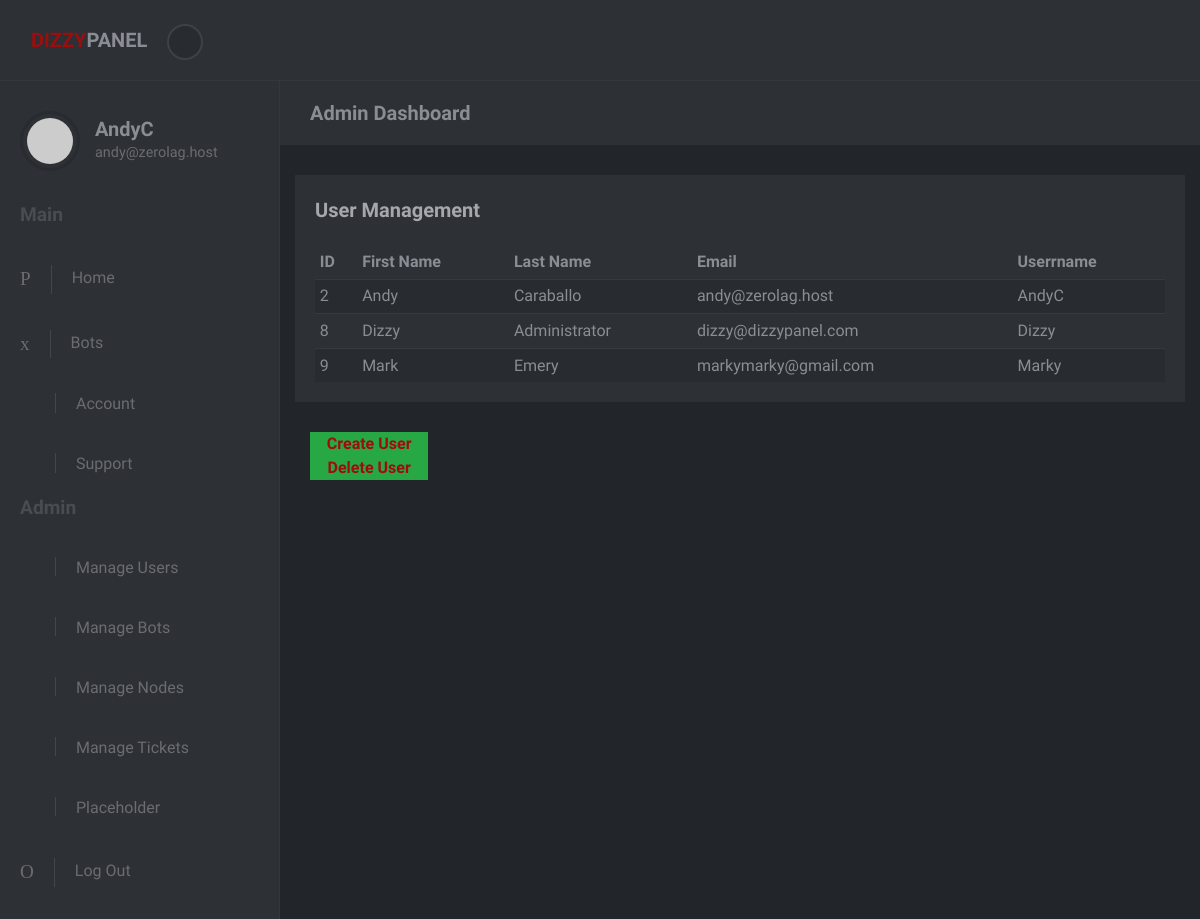
The page /admin/user-manage.php (signed in) on the database its author committed.
### tables this page shows
CREATE TABLE `users` (
  `user_id` int(11) NOT NULL,
  `user_first` varchar(255) NOT NULL,
  `user_last` varchar(255) NOT NULL,
  `user_email` varchar(255) NOT NULL,
  `user_uid` varchar(255) NOT NULL,
  `user_pwd` varchar(255) NOT NULL,
  `user_rank` int(1) NOT NULL
);

### admin/user-manage.php (the view, shortened to what this page needs)
<?php
include 'header.php';
?>
<div class="page-content">
  <div class="page-header">
    <div class="container-fluid">
      <h2 class="h5 no-margin-bottom">Admin Dashboard</h2>
    </div>
  </div>
  <div class="col-lg-12">
    <div class="block">
      <div class="title"><strong>User Management</strong></div>
        <table class="table table-striped table-sm">
          <thead>
            <tr>
              <th>ID</th>
              <th>First Name</th>
              <th>Last Name</th>
              <th>Email</th>
              <th>Userrname</th>
            </tr>
          </thead>
          <tbody>
                <?php
                $sql = "SELECT user_id, user_first, user_last, user_email, user_email, user_uid FROM users;";
                    $result = mysqli_query($conn, $sql);
                while ($row = mysqli_fetch_assoc($result)) {
                    echo '<tr>';
                    foreach ($row as $field) {
                        echo '<td>' . htmlspecialchars($field) . '</td>';
                    }
                    echo '</tr>';
                }
                ?>
                    </tbody>
                    </table>
            </div>
            <div class="col-lg-2 col-md-4"><a href="admin/user-create.php" class="d-block megamenu-button-link bg-success"><center><strong>Create User</strong></center></a></div>
            <div class="col-lg-2 col-md-4"><a href="admin/user-delete.php" class="d-block megamenu-button-link bg-success"><center><strong>Delete User</strong></center></a></div>
        </div>
    </div>
</div>
<?php include 'javascript.php'; ?>

### admin/header.php (shortened to what this page needs)
<?php
    $email = $_SESSION['u_email'];
    $default = 'https://www.gravatar.com/avatar';
    $size = 60;
    $grav_url = "https://www.gravatar.com/avatar/" . md5( strtolower( trim( $email ) ) ) . "?d=" . urlencode( $default ) . "&s=" . $size;
    $uid = $_SESSION['u_uid'];
    $sql = "SELECT user_rank FROM users WHERE user_uid='$uid'";
    $result = mysqli_query($conn, $sql);
    $row = mysqli_fetch_assoc($result);
    $userRank = $row['user_rank'];
?>
<!DOCTYPE html>
<html>
<head>
    <link rel="stylesheet" href="vendor/bootstrap/css/bootstrap.min.css">
    <link rel="stylesheet" href="vendor/font-awesome/css/font-awesome.min.css">
    <link rel="stylesheet" href="css/font.css">
    <link rel="stylesheet" href="css/style.default.css" id="theme-stylesheet">
    <link rel="stylesheet" href="css/custom.css">
</head>
<body>
<header class="header">
    <nav class="navbar navbar-expand-lg">
        <div class="container-fluid d-flex align-items-center justify-content-between">
            <div class="navbar-header"><a href="index.php" class="navbar-brand">
                    <div class="brand-text brand-big visible text-uppercase"><strong class="text-primary">Dizzy</strong><strong>Panel</strong></div>
                    <div class="brand-text brand-sm"><strong class="text-primary">D</strong><strong>P</strong></div></a>
                <button class="sidebar-toggle"><i class="fa fa-long-arrow-left"></i></button>
            </div>
    </nav>
</header>
<div class="d-flex align-items-stretch">
    <nav id="sidebar">
        <div class="sidebar-header d-flex align-items-center">
            <div class="avatar"><img src="<?php echo $grav_url; ?>" alt="..." class="img-fluid rounded-circle"></div>
            <div class="title">
                <h1 class="h5"><?php echo $_SESSION['u_uid']; ?></h1>
                <p><?php echo $_SESSION['u_email']; ?></p>
            </div>
        </div><span class="heading">Main</span>
        <ul class="list-unstyled">
            <li><a href="dashboard.php"> <i class="icon-home"></i>Home </a></li>
            <li><a href="bots.php"> <i class="icon-grid"></i>Bots </a></li>
            <li><a href="account.php"> <i class="fa fa-bar-chart"></i>Account </a></li>
            <li><a href="support.php"><i class="fa fa-bar-chart"></i>Support </a></li>
            <?php
                if ($userRank > 0) {
                  echo '<ul class="list-unstyled">';
                  echo '<span class="heading">Admin </span>';
                  echo '<li><a href="admin/user-manage.php"> <i class="fa fa-bar-chart"></i>Manage Users</a></li>';
                  echo '<li><a href="admin/bot-manage.php"> <i class="fa fa-bar-chart"></i>Manage Bots</a></li>';
                  echo '<li><a href="admin/node-manage.php"> <i class="fa fa-bar-chart"></i>Manage Nodes</a></li>';
                  echo '<li><a href="admin/ticket-manage.php"> <i class="fa fa-bar-chart"></i>Manage Tickets</a></li>';
                  echo '<li><a href="admin/home.php"> <i class="fa fa-bar-chart"></i>Placeholder</a></li>';
                }
            ?>
            <li><a href="logout.php"> <i class="icon-logout"></i>Log Out </a></li>
    </nav>

### admin/javascript.php (shortened to what this page needs)
</body>
</html>

### css/style.default.css (style rules this page uses)
body { position: relative; }
a { -webkit-transition: all 0.3s; transition: all 0.3s; display: inline-block; }
p { line-height: 1.7; }
button { cursor: pointer; }
i, span, strong { display: inline-block; }
.no-margin-bottom { margin-bottom: 0 !important; }
.block { padding: 20px; background: #2d3035; color: #8a8d93; margin-bottom: 30px; }
.page-content { position: relative; background: #22252a; min-height: 100vh; width: calc(100% - 280px); padding: 0; padding-bottom: 70px; }
.page-header { padding: 20px 15px; background: #2d3035; color: #8a8d93; margin-bottom: 30px; }
i[class*='icon-'] { -webkit-transform: translateY(2px); transform: translateY(2px); }
.block .title { margin-bottom: 20px; }
.block .title strong:first-child { font-size: 1.25rem; color: #a5a7ab; }
nav.navbar { background: #2d3035; color: #8a8d93; padding-top: 20px; padding-bottom: 20px; border-bottom: 1px solid #34373d; z-index: 10; }
nav.navbar .sidebar-toggle { width: 36px; height: 36px; line-height: 29px; text-align: center; border-radius: 50%; background: #282b2f; color: #8a8d93; font-size: 1.1rem; border: 2px solid #3d4148; outline: none; }
nav.navbar a { color: inherit; }
nav.navbar .brand-text { display: none; font-weight: 700; }
nav.navbar .brand-text.visible { display: block; }
nav#sidebar { width: 280px; background: #2d3035; color: #6a6c70; border-right: 1px solid #34373d; }
nav#sidebar a { color: inherit; text-decoration: none; position: relative; }
nav#sidebar a i { font-size: 1.2em; margin-right: 10px; -webkit-transition: none; transition: none; }
nav#sidebar .sidebar-header { padding: 30px 20px; }
nav#sidebar .sidebar-header h1, nav#sidebar .sidebar-header p { margin-bottom: 0; }
nav#sidebar .sidebar-header h1 { color: #8a8d93; }
nav#sidebar .sidebar-header p { font-size: 0.9rem; }
nav#sidebar span.heading { font-weight: 700; margin-left: 20px; color: #494d53; font-size: 1.2rem; margin-bottom: 15px; }
nav#sidebar .avatar { min-width: 60px; max-width: 60px; min-height: 60px; max-height: 60px; border-radius: 50%; overflow: hidden; margin-right: 15px; padding: 4px; border: 3px solid #282b2f; }
nav#sidebar ul { max-height: none; }
nav#sidebar li { position: relative; }
nav#sidebar li a { padding: 18px 20px; display: block; font-weight: 400; }
nav#sidebar li a i { margin-right: 20px; -webkit-transition: all 0.3s; transition: all 0.3s; padding-right: 20px; border-right: 1px solid #454649; }
nav#sidebar li::before { content: ''; width: 2px; height: 100%; background: none; display: block; position: absolute; top: 0; left: 0; z-index: 99; }
button, input[type='submit'] { cursor: pointer; font-family: inherit; font-weight: 300 !important; }
.table { margin-bottom: 0; }
.table td, .table th { border-color: #343a40; }
.table thead th { border: none; }
.table-striped tbody tr { -webkit-transition: all 0.3s; transition: all 0.3s; }
.table-striped tbody tr:nth-of-type(odd) { background-color: #282b2f; }
.navbar { padding: 0.5rem 1rem; }
.navbar-brand { display: inline-block; padding-top: 0.3125rem; padding-bottom: 0.3125rem; margin-right: 1rem; font-size: 1.25rem; }
body { font-family: "Muli", sans-serif; font-size: 1rem; font-weight: 400; line-height: 1.5; color: #8a8d93; background-color: #fff; }
a { color: #9c0e0e; text-decoration: none; }
h1, h2, h3, h4, h5, h6, .h1, .h2, .h3, .h4, .h5, .h6 { margin-bottom: 0.5rem; font-family: inherit; font-weight: 700; line-height: 1.2; color: inherit; }
h1, .h1 { font-size: 2.5rem; }
h2, .h2 { font-size: 2rem; }
h5, .h5 { font-size: 1.25rem; }
.text-primary { color: #9c0e0e !important; }
.bg-success { background-color: #28a745 !important; }

### rows shown on the page
users: user_id "2", user_first "Andy", user_last "Caraballo", field "andy@zerolag.host", user_uid "AndyC"
users: user_id "8", field "Dizzy", user_last "Administrator", field "dizzy@dizzypanel.com"
users: user_id "9", user_first "Mark", user_last "Emery", field "markymarky@gmail.com", user_uid "Marky"

### other values the page prints
$_SESSION['u_uid'] "AndyC"
$_SESSION['u_email'] "andy@zerolag.host"
